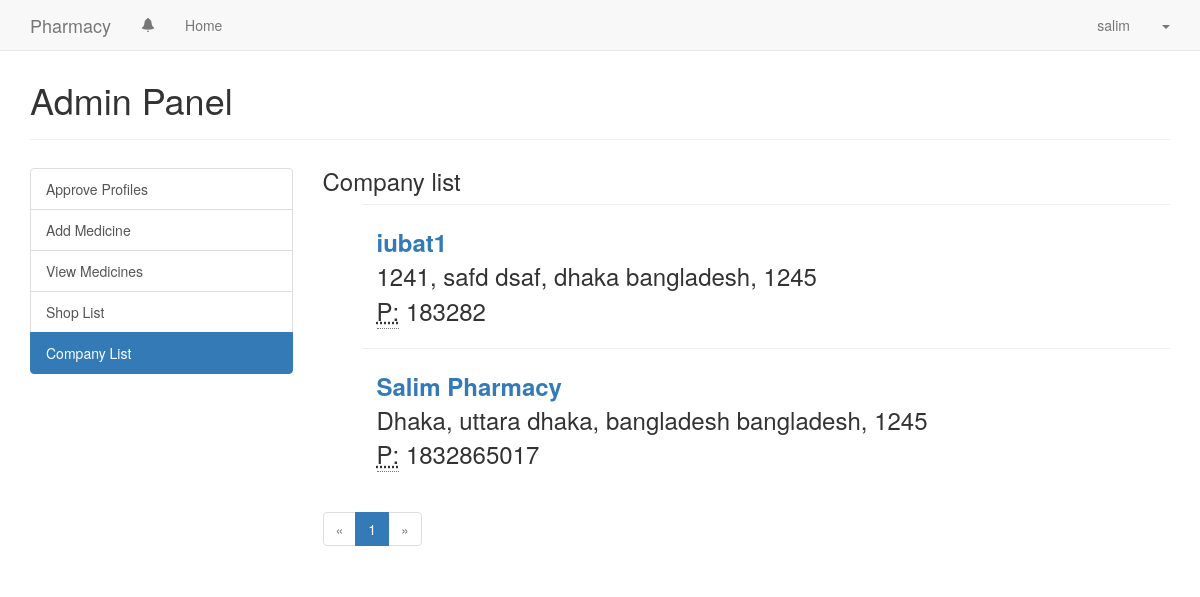
/useradmin/company/ (signed in), run on the app's committed database.
### authentication/models.py (models this page shows, shortened)
@python_2_unicode_compatible
class Profile(models.Model):
    SHOP = 'S'
    COMPANY = 'C'
    INSTITUTION_TYPES = (
        (SHOP, 'Shop'),
        (COMPANY, 'Company')
    )
    user = models.OneToOneField(User,on_delete=models.CASCADE)
    name = models.CharField(max_length=30, blank=True)
    license_id = models.CharField(max_length=30, blank=True)
    type = models.CharField(max_length=1,choices=INSTITUTION_TYPES,blank=True)
    approved = models.BooleanField(default=False)
    class Meta:
        db_table = 'inst_profile'
    def get_screen_name(self):
        try:
            if self.user.get_full_name():
                return self.user.get_full_name()
            else:
                return self.user.username
        except:
            return self.user.username
    @staticmethod
    def get_company():
        profiles = Profile.objects.filter(type=Profile.COMPANY)
        return profiles

class Address(models.Model):
    profile = models.OneToOneField(
        Profile,
        on_delete=models.CASCADE,
        primary_key=True,
    )
    line1 = models.CharField(max_length=50, blank=False)
    line2 = models.CharField(max_length=50, blank=False)
    city = models.CharField(max_length=50)
    state = models.CharField(max_length=50)
    country = models.CharField(max_length=50)
    pincode = models.IntegerField()
    contactno = models.IntegerField()
    email = models.EmailField(max_length=20)
    class Meta:
        db_table = 'address'

### useradmin/views.py (the view)
# urls.py: path('company/', views.company, name='admin_company_list'),
@login_required
def company(request):
    companies = Profile.get_company()
    paginator = Paginator(companies, 10)
    page = request.GET.get('page')
    try:
        companies = paginator.page(page)
    except PageNotAnInteger:
        companies = paginator.page(1)
    except EmptyPage:
        companies = paginator.page(paginator.num_pages)
    return render(request, 'useradmin/company_list.html', {'companies': companies})

### useradmin/templates/useradmin/company_list.html (shortened to what this page needs)
{% extends 'base.html' %}
{% load staticfiles %}
{% block head %}
<link href="{% static 'css/useradmin.css' %}" rel="stylesheet">
{% endblock head %}
{% block main %}
<div class="page-header">
    <h1>Admin Panel</h1>
  </div>
<div class="row" style="margin-top: 2em">
    <div class="col-md-3">
        {% include 'useradmin/partial_admin_menu.html' with active='company' %}
    </div>
    <div class="col-md-9">
        <h3 style="margin-top: 0">Company list</h3>
        <section class="profiles">
            {% for company in companies %}
            <div class="shop">
                <h3>
                    <address>
                        <strong><a href="{% url 'profile' company.user.username%}">{{company.name}}</a></strong><br>
                        {{company.address.line1}}, {{company.address.line2}}
                        {{company.address.city}}, {{company.address.state}}
                        {{company.address.country}}, {{company.address.pincode}}<br>
                        <abbr title="Phone">P:</abbr> {{company.address.contactno}}
                    </address>
                </h3>
            </div>
            {% endfor %}
        </section>
        <div class="row">
            <div class="col-md-12">
                {% include 'paginator.html' with paginator=companies %}
            </div>
        </div>
    </div>
    </div>
    {% endblock main %}

### templates/base.html (shortened to what this page needs)
<!DOCTYPE html>
<html lang="en">
<head>
    {% load staticfiles %}
    <link href="https://maxcdn.bootstrapcdn.com/bootstrap/3.3.5/css/bootstrap.min.css" rel="stylesheet">
    {% block head %}{% endblock %}
</head>
<body>
{% block body %}
<header>
    <nav class="navbar navbar-default navbar-fixed-top" role="navigation">
        <div class="container">
            <div class="navbar-header">
                <a class="navbar-brand" href="#">Pharmacy</a>
            </div>
            <div class="collapse navbar-collapse" id="menu">
                <ul class="nav navbar-nav">
                    {% if user.is_authenticated %}
                    <li>
                        <a href="#" id="notifications" data-container="body" data-toggle="popover"
                           data-placement="bottom" title="Notifications">
                            <span class="glyphicon glyphicon-bell"></span>
                        </a>
                    </li>
                    <li><a href="{% url 'home' %}">Home</a></li>
                    {% endif %}
                </ul>
                <ul class="nav navbar-nav navbar-right">
                    {% if user.is_authenticated %}
                    <li>
                        <a href="{% url 'profile' user.username %}">{{ user.profile.get_screen_name }}</a>
                    </li>
                    <li class="dropdown">
                        <a href="#" class="dropdown-toggle" data-toggle="dropdown"><b class="caret"></b></a>
                    </li>
                    {% endif %}
                </ul>
            </div>
        </div>
    </nav>
</header>
<main>
    <div class="container">
        <br><br>
        {% block main %}
        {% endblock main %}
    </div>
</main>
{% endblock body %}
</body>
</html>

### useradmin/templates/useradmin/company_list.html (style rules this page uses)
.shop { margin-left: 40px; padding-left: 1em; border-top: 1px solid #eeeeee; }
.shop a { text-decoration: none; background-color: transparent; }

### data on the page
Profile: name "iubat1", address.line1 "1241", address.line2 "safd", address.city "dsaf", address.state "dhaka", address.country "bangladesh", address.pincode "1245", address.contactno "183282"
Profile: name "Salim Pharmacy", address.line1 "Dhaka", address.line2 "uttara", address.city "dhaka", address.state "bangladesh", address.country "bangladesh", address.pincode "1245", address.contactno "1832865017"

### other printed values
{{ user.profile.get_screen_name }} "salim"
{{ i }} "1"
